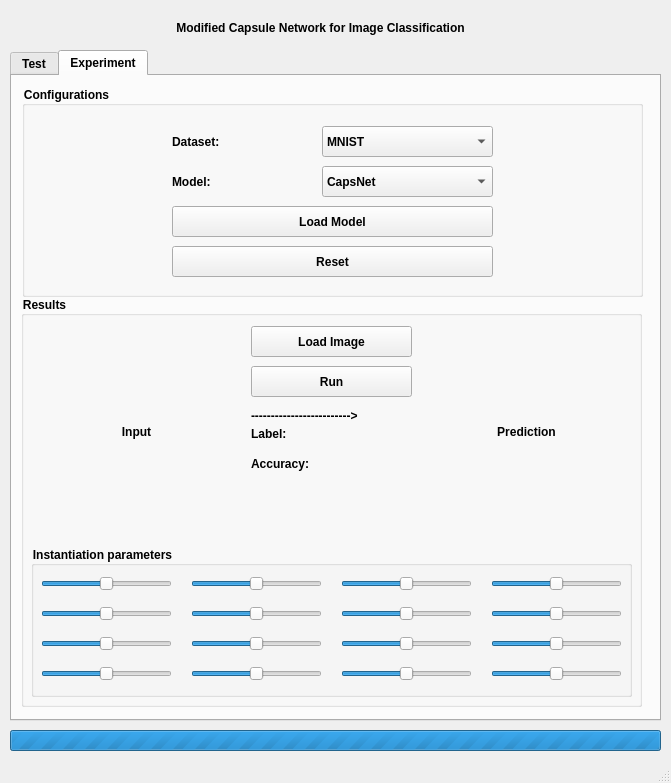
<?xml version="1.0" encoding="UTF-8"?>
<ui version="4.0">
 <class>MainWindow</class>
 <widget class="QMainWindow" name="MainWindow">
  <property name="geometry">
   <rect>
    <x>0</x>
    <y>0</y>
    <width>671</width>
    <height>783</height>
   </rect>
  </property>
  <property name="font">
   <font>
    <family>Segoe UI</family>
    <weight>75</weight>
    <bold>true</bold>
   </font>
  </property>
  <property name="windowTitle">
   <string>Experiment Program</string>
  </property>
  <widget class="QWidget" name="centralwidget">
   <widget class="QTabWidget" name="tabWidget">
    <property name="geometry">
     <rect>
      <x>10</x>
      <y>50</y>
      <width>651</width>
      <height>671</height>
     </rect>
    </property>
    <property name="font">
     <font>
      <family>Segoe UI</family>
      <pointsize>9</pointsize>
      <weight>75</weight>
      <bold>true</bold>
     </font>
    </property>
    <property name="layoutDirection">
     <enum>Qt::LeftToRight</enum>
    </property>
    <property name="styleSheet">
     <string notr="true">alternate-background-color: rgb(225, 225, 225);
alternate-background-color: rgb(217, 217, 217);</string>
    </property>
    <property name="tabPosition">
     <enum>QTabWidget::North</enum>
    </property>
    <property name="tabShape">
     <enum>QTabWidget::Rounded</enum>
    </property>
    <property name="currentIndex">
     <number>1</number>
    </property>
    <property name="iconSize">
     <size>
      <width>20</width>
      <height>20</height>
     </size>
    </property>
    <widget class="QWidget" name="tab_2">
     <attribute name="title">
      <string>Test</string>
     </attribute>
     <widget class="QGroupBox" name="groupBox_2">
      <property name="geometry">
       <rect>
        <x>10</x>
        <y>10</y>
        <width>621</width>
        <height>221</height>
       </rect>
      </property>
      <property name="font">
       <font>
        <family>Segoe UI</family>
        <pointsize>9</pointsize>
        <weight>75</weight>
        <bold>true</bold>
       </font>
      </property>
      <property name="title">
       <string>Configurations</string>
      </property>
      <widget class="QLabel" name="label_Test_dataset">
       <property name="geometry">
        <rect>
         <x>150</x>
         <y>40</y>
         <width>141</width>
         <height>31</height>
        </rect>
       </property>
       <property name="font">
        <font>
         <family>Segoe UI</family>
         <pointsize>9</pointsize>
         <weight>75</weight>
         <bold>true</bold>
        </font>
       </property>
       <property name="text">
        <string>Dataset:</string>
       </property>
      </widget>
      <widget class="QComboBox" name="cb_Test_dataset">
       <property name="geometry">
        <rect>
         <x>300</x>
         <y>40</y>
         <width>171</width>
         <height>31</height>
        </rect>
       </property>
       <property name="font">
        <font>
         <family>Segoe UI</family>
         <pointsize>9</pointsize>
         <weight>75</weight>
         <bold>true</bold>
        </font>
       </property>
       <property name="styleSheet">
        <string notr="true">alternate-background-color: rgb(225, 225, 225);</string>
       </property>
       <item>
        <property name="text">
         <string>MNIST</string>
        </property>
       </item>
       <item>
        <property name="text">
         <string>SMALLNORB</string>
        </property>
       </item>
       <item>
        <property name="text">
         <string>CIFAR10</string>
        </property>
       </item>
      </widget>
      <widget class="QPushButton" name="pb_Test_load">
       <property name="geometry">
        <rect>
         <x>150</x>
         <y>160</y>
         <width>321</width>
         <height>31</height>
        </rect>
       </property>
       <property name="font">
        <font>
         <family>Segoe UI</family>
         <pointsize>9</pointsize>
         <weight>75</weight>
         <bold>true</bold>
        </font>
       </property>
       <property name="text">
        <string>Load Model</string>
       </property>
      </widget>
      <widget class="QLabel" name="label_Test_model">
       <property name="geometry">
        <rect>
         <x>150</x>
         <y>80</y>
         <width>141</width>
         <height>31</height>
        </rect>
       </property>
       <property name="font">
        <font>
         <family>Segoe UI</family>
         <pointsize>9</pointsize>
         <weight>75</weight>
         <bold>true</bold>
        </font>
       </property>
       <property name="text">
        <string>Model:</string>
       </property>
      </widget>
      <widget class="QComboBox" name="cb_Test_model">
       <property name="geometry">
        <rect>
         <x>300</x>
         <y>80</y>
         <width>171</width>
         <height>31</height>
        </rect>
       </property>
       <property name="font">
        <font>
         <family>Segoe UI</family>
         <pointsize>9</pointsize>
         <weight>75</weight>
         <bold>true</bold>
        </font>
       </property>
       <item>
        <property name="text">
         <string>CapsNet</string>
        </property>
       </item>
       <item>
        <property name="text">
         <string>Modified CapsNet</string>
        </property>
       </item>
      </widget>
      <widget class="QLabel" name="label_Test_nimg">
       <property name="geometry">
        <rect>
         <x>150</x>
         <y>120</y>
         <width>141</width>
         <height>31</height>
        </rect>
       </property>
       <property name="font">
        <font>
         <family>Segoe UI</family>
         <pointsize>9</pointsize>
         <weight>75</weight>
         <bold>true</bold>
        </font>
       </property>
       <property name="text">
        <string>Images to plot:</string>
       </property>
      </widget>
      <widget class="QLineEdit" name="le_Test_nimg">
       <property name="geometry">
        <rect>
         <x>300</x>
         <y>120</y>
         <width>171</width>
         <height>31</height>
        </rect>
       </property>
       <property name="font">
        <font>
         <family>Segoe UI</family>
         <pointsize>9</pointsize>
         <weight>75</weight>
         <bold>true</bold>
        </font>
       </property>
       <property name="text">
        <string>9</string>
       </property>
      </widget>
     </widget>
     <widget class="QGroupBox" name="groupBox_5">
      <property name="geometry">
       <rect>
        <x>10</x>
        <y>230</y>
        <width>621</width>
        <height>191</height>
       </rect>
      </property>
      <property name="font">
       <font>
        <family>Segoe UI</family>
        <pointsize>9</pointsize>
        <weight>75</weight>
        <bold>true</bold>
       </font>
      </property>
      <property name="title">
       <string>Result</string>
      </property>
      <widget class="QLabel" name="label_Test_acc">
       <property name="geometry">
        <rect>
         <x>150</x>
         <y>40</y>
         <width>141</width>
         <height>31</height>
        </rect>
       </property>
       <property name="font">
        <font>
         <family>Segoe UI</family>
         <pointsize>9</pointsize>
         <weight>75</weight>
         <bold>true</bold>
        </font>
       </property>
       <property name="text">
        <string>Accuracy:</string>
       </property>
      </widget>
      <widget class="QLabel" name="label_Test_err">
       <property name="geometry">
        <rect>
         <x>150</x>
         <y>80</y>
         <width>141</width>
         <height>31</height>
        </rect>
       </property>
       <property name="font">
        <font>
         <family>Segoe UI</family>
         <pointsize>9</pointsize>
         <weight>75</weight>
         <bold>true</bold>
        </font>
       </property>
       <property name="text">
        <string>Error rate:</string>
       </property>
      </widget>
      <widget class="QLineEdit" name="le_Test_acc">
       <property name="geometry">
        <rect>
         <x>300</x>
         <y>40</y>
         <width>171</width>
         <height>31</height>
        </rect>
       </property>
       <property name="font">
        <font>
         <family>Segoe UI</family>
         <pointsize>9</pointsize>
         <weight>75</weight>
         <bold>true</bold>
        </font>
       </property>
      </widget>
      <widget class="QLineEdit" name="le_Test_err">
       <property name="geometry">
        <rect>
         <x>300</x>
         <y>80</y>
         <width>171</width>
         <height>31</height>
        </rect>
       </property>
       <property name="font">
        <font>
         <family>Segoe UI</family>
         <pointsize>9</pointsize>
         <weight>75</weight>
         <bold>true</bold>
        </font>
       </property>
      </widget>
      <widget class="QPushButton" name="pb_Test_test">
       <property name="geometry">
        <rect>
         <x>150</x>
         <y>120</y>
         <width>321</width>
         <height>31</height>
        </rect>
       </property>
       <property name="font">
        <font>
         <family>Segoe UI</family>
         <pointsize>9</pointsize>
         <weight>75</weight>
         <bold>true</bold>
        </font>
       </property>
       <property name="text">
        <string>Test</string>
       </property>
      </widget>
     </widget>
    </widget>
    <widget class="QWidget" name="tab_5">
     <attribute name="title">
      <string>Experiment</string>
     </attribute>
     <widget class="QGroupBox" name="groupBox_3">
      <property name="geometry">
       <rect>
        <x>10</x>
        <y>10</y>
        <width>621</width>
        <height>211</height>
       </rect>
      </property>
      <property name="font">
       <font>
        <family>Segoe UI</family>
        <pointsize>9</pointsize>
        <weight>75</weight>
        <bold>true</bold>
       </font>
      </property>
      <property name="title">
       <string>Configurations</string>
      </property>
      <widget class="QLabel" name="label_Exp_dataset">
       <property name="geometry">
        <rect>
         <x>150</x>
         <y>40</y>
         <width>141</width>
         <height>31</height>
        </rect>
       </property>
       <property name="font">
        <font>
         <family>Segoe UI</family>
         <pointsize>9</pointsize>
         <weight>75</weight>
         <bold>true</bold>
        </font>
       </property>
       <property name="text">
        <string>Dataset:</string>
       </property>
      </widget>
      <widget class="QComboBox" name="cb_Exp_dataset">
       <property name="geometry">
        <rect>
         <x>300</x>
         <y>40</y>
         <width>171</width>
         <height>31</height>
        </rect>
       </property>
       <property name="font">
        <font>
         <family>Segoe UI</family>
         <pointsize>9</pointsize>
         <weight>75</weight>
         <bold>true</bold>
        </font>
       </property>
       <item>
        <property name="text">
         <string>MNIST</string>
        </property>
       </item>
       <item>
        <property name="text">
         <string>SMALLNORB</string>
        </property>
       </item>
       <item>
        <property name="text">
         <string>CIFAR10</string>
        </property>
       </item>
      </widget>
      <widget class="QComboBox" name="cb_Exp_model">
       <property name="geometry">
        <rect>
         <x>300</x>
         <y>80</y>
         <width>171</width>
         <height>31</height>
        </rect>
       </property>
       <property name="font">
        <font>
         <family>Segoe UI</family>
         <pointsize>9</pointsize>
         <weight>75</weight>
         <bold>true</bold>
        </font>
       </property>
       <item>
        <property name="text">
         <string>CapsNet</string>
        </property>
       </item>
       <item>
        <property name="text">
         <string>Modified CapsNet</string>
        </property>
       </item>
      </widget>
      <widget class="QLabel" name="label_Exp_model">
       <property name="geometry">
        <rect>
         <x>150</x>
         <y>80</y>
         <width>141</width>
         <height>31</height>
        </rect>
       </property>
       <property name="font">
        <font>
         <family>Segoe UI</family>
         <pointsize>9</pointsize>
         <weight>75</weight>
         <bold>true</bold>
        </font>
       </property>
       <property name="text">
        <string>Model:</string>
       </property>
      </widget>
      <widget class="QPushButton" name="pb_Exp_reset">
       <property name="geometry">
        <rect>
         <x>150</x>
         <y>160</y>
         <width>321</width>
         <height>31</height>
        </rect>
       </property>
       <property name="font">
        <font>
         <family>Segoe UI</family>
         <pointsize>9</pointsize>
         <weight>75</weight>
         <bold>true</bold>
        </font>
       </property>
       <property name="text">
        <string>Reset</string>
       </property>
      </widget>
      <widget class="QPushButton" name="pb_Exp_loadModel">
       <property name="geometry">
        <rect>
         <x>150</x>
         <y>120</y>
         <width>321</width>
         <height>31</height>
        </rect>
       </property>
       <property name="font">
        <font>
         <family>Segoe UI</family>
         <pointsize>9</pointsize>
         <weight>75</weight>
         <bold>true</bold>
        </font>
       </property>
       <property name="text">
        <string>Load Model</string>
       </property>
      </widget>
     </widget>
     <widget class="QGroupBox" name="groupBox">
      <property name="geometry">
       <rect>
        <x>9</x>
        <y>220</y>
        <width>621</width>
        <height>411</height>
       </rect>
      </property>
      <property name="font">
       <font>
        <family>Segoe UI</family>
        <pointsize>9</pointsize>
        <weight>75</weight>
        <bold>true</bold>
       </font>
      </property>
      <property name="title">
       <string>Results</string>
      </property>
      <widget class="QLabel" name="label_Exp_img">
       <property name="geometry">
        <rect>
         <x>10</x>
         <y>30</y>
         <width>211</width>
         <height>211</height>
        </rect>
       </property>
       <property name="font">
        <font>
         <family>Segoe UI</family>
         <pointsize>9</pointsize>
         <weight>75</weight>
         <bold>true</bold>
        </font>
       </property>
       <property name="styleSheet">
        <string notr="true">background-color: rgb(248, 248, 248);</string>
       </property>
       <property name="text">
        <string>Input</string>
       </property>
       <property name="alignment">
        <set>Qt::AlignCenter</set>
       </property>
      </widget>
      <widget class="QLabel" name="label_Exp_img2">
       <property name="geometry">
        <rect>
         <x>400</x>
         <y>30</y>
         <width>211</width>
         <height>211</height>
        </rect>
       </property>
       <property name="font">
        <font>
         <family>Segoe UI</family>
         <pointsize>9</pointsize>
         <weight>75</weight>
         <bold>true</bold>
        </font>
       </property>
       <property name="styleSheet">
        <string notr="true">background-color: rgb(248, 248, 248);</string>
       </property>
       <property name="text">
        <string>Prediction</string>
       </property>
       <property name="alignment">
        <set>Qt::AlignCenter</set>
       </property>
      </widget>
      <widget class="QLabel" name="label_2">
       <property name="geometry">
        <rect>
         <x>230</x>
         <y>110</y>
         <width>161</width>
         <height>20</height>
        </rect>
       </property>
       <property name="font">
        <font>
         <family>Segoe UI</family>
         <pointsize>9</pointsize>
         <weight>75</weight>
         <bold>true</bold>
        </font>
       </property>
       <property name="text">
        <string>&lt;html&gt;&lt;head/&gt;&lt;body&gt;&lt;p&gt;&lt;span style=&quot; font-size:9pt;&quot;&gt;-------------------------&amp;gt;&lt;/span&gt;&lt;/p&gt;&lt;/body&gt;&lt;/html&gt;</string>
       </property>
      </widget>
      <widget class="QLabel" name="label_Exp_acc">
       <property name="geometry">
        <rect>
         <x>230</x>
         <y>160</y>
         <width>161</width>
         <height>16</height>
        </rect>
       </property>
       <property name="font">
        <font>
         <family>Segoe UI</family>
         <pointsize>9</pointsize>
         <weight>75</weight>
         <bold>true</bold>
        </font>
       </property>
       <property name="text">
        <string>Accuracy: </string>
       </property>
      </widget>
      <widget class="QLabel" name="label_Exp_class">
       <property name="geometry">
        <rect>
         <x>230</x>
         <y>130</y>
         <width>161</width>
         <height>16</height>
        </rect>
       </property>
       <property name="font">
        <font>
         <family>Segoe UI</family>
         <pointsize>9</pointsize>
         <weight>75</weight>
         <bold>true</bold>
        </font>
       </property>
       <property name="text">
        <string>Label:</string>
       </property>
      </widget>
      <widget class="QGroupBox" name="groupBox_4">
       <property name="geometry">
        <rect>
         <x>10</x>
         <y>250</y>
         <width>601</width>
         <height>151</height>
        </rect>
       </property>
       <property name="font">
        <font>
         <family>Segoe UI</family>
         <pointsize>9</pointsize>
         <weight>75</weight>
         <bold>true</bold>
        </font>
       </property>
       <property name="title">
        <string>Instantiation parameters</string>
       </property>
       <widget class="QSlider" name="hs_Exp_1">
        <property name="geometry">
         <rect>
          <x>10</x>
          <y>30</y>
          <width>131</width>
          <height>16</height>
         </rect>
        </property>
        <property name="font">
         <font>
          <family>Segoe UI</family>
          <pointsize>9</pointsize>
         </font>
        </property>
        <property name="minimum">
         <number>-10</number>
        </property>
        <property name="maximum">
         <number>10</number>
        </property>
        <property name="pageStep">
         <number>1</number>
        </property>
        <property name="orientation">
         <enum>Qt::Horizontal</enum>
        </property>
        <property name="invertedAppearance">
         <bool>false</bool>
        </property>
        <property name="invertedControls">
         <bool>false</bool>
        </property>
        <property name="tickPosition">
         <enum>QSlider::NoTicks</enum>
        </property>
       </widget>
       <widget class="QSlider" name="hs_Exp_2">
        <property name="geometry">
         <rect>
          <x>10</x>
          <y>60</y>
          <width>131</width>
          <height>16</height>
         </rect>
        </property>
        <property name="font">
         <font>
          <family>Segoe UI</family>
          <pointsize>9</pointsize>
         </font>
        </property>
        <property name="minimum">
         <number>-10</number>
        </property>
        <property name="maximum">
         <number>10</number>
        </property>
        <property name="pageStep">
         <number>1</number>
        </property>
        <property name="orientation">
         <enum>Qt::Horizontal</enum>
        </property>
        <property name="invertedAppearance">
         <bool>false</bool>
        </property>
        <property name="invertedControls">
         <bool>false</bool>
        </property>
        <property name="tickPosition">
         <enum>QSlider::NoTicks</enum>
        </property>
       </widget>
       <widget class="QSlider" name="hs_Exp_3">
        <property name="geometry">
         <rect>
          <x>10</x>
          <y>90</y>
          <width>131</width>
          <height>16</height>
         </rect>
        </property>
        <property name="font">
         <font>
          <family>Segoe UI</family>
          <pointsize>9</pointsize>
         </font>
        </property>
        <property name="minimum">
         <number>-10</number>
        </property>
        <property name="maximum">
         <number>10</number>
        </property>
        <property name="pageStep">
         <number>1</number>
        </property>
        <property name="orientation">
         <enum>Qt::Horizontal</enum>
        </property>
        <property name="invertedAppearance">
         <bool>false</bool>
        </property>
        <property name="invertedControls">
         <bool>false</bool>
        </property>
        <property name="tickPosition">
         <enum>QSlider::NoTicks</enum>
        </property>
       </widget>
       <widget class="QSlider" name="hs_Exp_4">
        <property name="geometry">
         <rect>
          <x>10</x>
          <y>120</y>
          <width>131</width>
          <height>16</height>
         </rect>
        </property>
        <property name="font">
         <font>
          <family>Segoe UI</family>
          <pointsize>9</pointsize>
         </font>
        </property>
        <property name="minimum">
         <number>-10</number>
        </property>
        <property name="maximum">
         <number>10</number>
        </property>
        <property name="pageStep">
         <number>1</number>
        </property>
        <property name="orientation">
         <enum>Qt::Horizontal</enum>
        </property>
        <property name="invertedAppearance">
         <bool>false</bool>
        </property>
        <property name="invertedControls">
         <bool>false</bool>
        </property>
        <property name="tickPosition">
         <enum>QSlider::NoTicks</enum>
        </property>
       </widget>
       <widget class="QSlider" name="hs_Exp_5">
        <property name="geometry">
         <rect>
          <x>160</x>
          <y>30</y>
          <width>131</width>
          <height>16</height>
         </rect>
        </property>
        <property name="font">
         <font>
          <family>Segoe UI</family>
          <pointsize>9</pointsize>
         </font>
        </property>
        <property name="minimum">
         <number>-10</number>
        </property>
        <property name="maximum">
         <number>10</number>
        </property>
        <property name="pageStep">
         <number>1</number>
        </property>
        <property name="orientation">
         <enum>Qt::Horizontal</enum>
        </property>
        <property name="invertedAppearance">
         <bool>false</bool>
        </property>
        <property name="invertedControls">
         <bool>false</bool>
        </property>
        <property name="tickPosition">
         <enum>QSlider::NoTicks</enum>
        </property>
       </widget>
       <widget class="QSlider" name="hs_Exp_7">
        <property name="geometry">
         <rect>
          <x>160</x>
          <y>90</y>
          <width>131</width>
          <height>16</height>
         </rect>
        </property>
        <property name="font">
         <font>
          <family>Segoe UI</family>
          <pointsize>9</pointsize>
         </font>
        </property>
        <property name="minimum">
         <number>-10</number>
        </property>
        <property name="maximum">
         <number>10</number>
        </property>
        <property name="pageStep">
         <number>1</number>
        </property>
        <property name="orientation">
         <enum>Qt::Horizontal</enum>
        </property>
        <property name="invertedAppearance">
         <bool>false</bool>
        </property>
        <property name="invertedControls">
         <bool>false</bool>
        </property>
        <property name="tickPosition">
         <enum>QSlider::NoTicks</enum>
        </property>
       </widget>
       <widget class="QSlider" name="hs_Exp_8">
        <property name="geometry">
         <rect>
          <x>160</x>
          <y>120</y>
          <width>131</width>
          <height>16</height>
         </rect>
        </property>
        <property name="font">
         <font>
          <family>Segoe UI</family>
          <pointsize>9</pointsize>
         </font>
        </property>
        <property name="minimum">
         <number>-10</number>
        </property>
        <property name="maximum">
         <number>10</number>
        </property>
        <property name="pageStep">
         <number>1</number>
        </property>
        <property name="orientation">
         <enum>Qt::Horizontal</enum>
        </property>
        <property name="invertedAppearance">
         <bool>false</bool>
        </property>
        <property name="invertedControls">
         <bool>false</bool>
        </property>
        <property name="tickPosition">
         <enum>QSlider::NoTicks</enum>
        </property>
       </widget>
       <widget class="QSlider" name="hs_Exp_6">
        <property name="geometry">
         <rect>
          <x>160</x>
          <y>60</y>
          <width>131</width>
          <height>16</height>
         </rect>
        </property>
        <property name="font">
         <font>
          <family>Segoe UI</family>
          <pointsize>9</pointsize>
         </font>
        </property>
        <property name="minimum">
         <number>-10</number>
        </property>
        <property name="maximum">
         <number>10</number>
        </property>
        <property name="pageStep">
         <number>1</number>
        </property>
        <property name="orientation">
         <enum>Qt::Horizontal</enum>
        </property>
        <property name="invertedAppearance">
         <bool>false</bool>
        </property>
        <property name="invertedControls">
         <bool>false</bool>
        </property>
        <property name="tickPosition">
         <enum>QSlider::NoTicks</enum>
        </property>
       </widget>
       <widget class="QSlider" name="hs_Exp_9">
        <property name="geometry">
         <rect>
          <x>310</x>
          <y>30</y>
          <width>131</width>
          <height>16</height>
         </rect>
        </property>
        <property name="font">
         <font>
          <family>Segoe UI</family>
          <pointsize>9</pointsize>
         </font>
        </property>
        <property name="minimum">
         <number>-10</number>
        </property>
        <property name="maximum">
         <number>10</number>
        </property>
        <property name="pageStep">
         <number>1</number>
        </property>
        <property name="orientation">
         <enum>Qt::Horizontal</enum>
        </property>
        <property name="invertedAppearance">
         <bool>false</bool>
        </property>
        <property name="invertedControls">
         <bool>false</bool>
        </property>
        <property name="tickPosition">
         <enum>QSlider::NoTicks</enum>
        </property>
       </widget>
       <widget class="QSlider" name="hs_Exp_11">
        <property name="geometry">
         <rect>
          <x>310</x>
          <y>90</y>
          <width>131</width>
          <height>16</height>
         </rect>
        </property>
        <property name="font">
         <font>
          <family>Segoe UI</family>
          <pointsize>9</pointsize>
         </font>
        </property>
        <property name="minimum">
         <number>-10</number>
        </property>
        <property name="maximum">
         <number>10</number>
        </property>
        <property name="pageStep">
         <number>1</number>
        </property>
        <property name="orientation">
         <enum>Qt::Horizontal</enum>
        </property>
        <property name="invertedAppearance">
         <bool>false</bool>
        </property>
        <property name="invertedControls">
         <bool>false</bool>
        </property>
        <property name="tickPosition">
         <enum>QSlider::NoTicks</enum>
        </property>
       </widget>
       <widget class="QSlider" name="hs_Exp_12">
        <property name="geometry">
         <rect>
          <x>310</x>
          <y>120</y>
          <width>131</width>
          <height>16</height>
         </rect>
        </property>
        <property name="font">
         <font>
          <family>Segoe UI</family>
          <pointsize>9</pointsize>
         </font>
        </property>
        <property name="minimum">
         <number>-10</number>
        </property>
        <property name="maximum">
         <number>10</number>
        </property>
        <property name="pageStep">
         <number>1</number>
        </property>
        <property name="orientation">
         <enum>Qt::Horizontal</enum>
        </property>
        <property name="invertedAppearance">
         <bool>false</bool>
        </property>
        <property name="invertedControls">
         <bool>false</bool>
        </property>
        <property name="tickPosition">
         <enum>QSlider::NoTicks</enum>
        </property>
       </widget>
       <widget class="QSlider" name="hs_Exp_10">
        <property name="geometry">
         <rect>
          <x>310</x>
          <y>60</y>
          <width>131</width>
          <height>16</height>
         </rect>
        </property>
        <property name="font">
         <font>
          <family>Segoe UI</family>
          <pointsize>9</pointsize>
         </font>
        </property>
        <property name="minimum">
         <number>-10</number>
        </property>
        <property name="maximum">
         <number>10</number>
        </property>
        <property name="pageStep">
         <number>1</number>
        </property>
        <property name="orientation">
         <enum>Qt::Horizontal</enum>
        </property>
        <property name="invertedAppearance">
         <bool>false</bool>
        </property>
        <property name="invertedControls">
         <bool>false</bool>
        </property>
        <property name="tickPosition">
         <enum>QSlider::NoTicks</enum>
        </property>
       </widget>
       <widget class="QSlider" name="hs_Exp_13">
        <property name="geometry">
         <rect>
          <x>460</x>
          <y>30</y>
          <width>131</width>
          <height>16</height>
         </rect>
        </property>
        <property name="font">
         <font>
          <family>Segoe UI</family>
          <pointsize>9</pointsize>
         </font>
        </property>
        <property name="minimum">
         <number>-10</number>
        </property>
        <property name="maximum">
         <number>10</number>
        </property>
        <property name="pageStep">
         <number>1</number>
        </property>
        <property name="orientation">
         <enum>Qt::Horizontal</enum>
        </property>
        <property name="invertedAppearance">
         <bool>false</bool>
        </property>
        <property name="invertedControls">
         <bool>false</bool>
        </property>
        <property name="tickPosition">
         <enum>QSlider::NoTicks</enum>
        </property>
       </widget>
       <widget class="QSlider" name="hs_Exp_15">
        <property name="geometry">
         <rect>
          <x>460</x>
          <y>90</y>
          <width>131</width>
          <height>16</height>
         </rect>
        </property>
        <property name="font">
         <font>
          <family>Segoe UI</family>
          <pointsize>9</pointsize>
         </font>
        </property>
        <property name="minimum">
         <number>-10</number>
        </property>
        <property name="maximum">
         <number>10</number>
        </property>
        <property name="pageStep">
         <number>1</number>
        </property>
        <property name="orientation">
         <enum>Qt::Horizontal</enum>
        </property>
        <property name="invertedAppearance">
         <bool>false</bool>
        </property>
        <property name="invertedControls">
         <bool>false</bool>
        </property>
        <property name="tickPosition">
         <enum>QSlider::NoTicks</enum>
        </property>
       </widget>
       <widget class="QSlider" name="hs_Exp_16">
        <property name="geometry">
         <rect>
          <x>460</x>
          <y>120</y>
          <width>131</width>
          <height>16</height>
         </rect>
        </property>
        <property name="font">
         <font>
          <family>Segoe UI</family>
          <pointsize>9</pointsize>
         </font>
        </property>
        <property name="minimum">
         <number>-10</number>
        </property>
        <property name="maximum">
         <number>10</number>
        </property>
        <property name="pageStep">
         <number>1</number>
        </property>
        <property name="orientation">
         <enum>Qt::Horizontal</enum>
        </property>
        <property name="invertedAppearance">
         <bool>false</bool>
        </property>
        <property name="invertedControls">
         <bool>false</bool>
        </property>
        <property name="tickPosition">
         <enum>QSlider::NoTicks</enum>
        </property>
       </widget>
       <widget class="QSlider" name="hs_Exp_14">
        <property name="geometry">
         <rect>
          <x>460</x>
          <y>60</y>
          <width>131</width>
          <height>16</height>
         </rect>
        </property>
        <property name="font">
         <font>
          <family>Segoe UI</family>
          <pointsize>9</pointsize>
         </font>
        </property>
        <property name="minimum">
         <number>-10</number>
        </property>
        <property name="maximum">
         <number>10</number>
        </property>
        <property name="pageStep">
         <number>1</number>
        </property>
        <property name="orientation">
         <enum>Qt::Horizontal</enum>
        </property>
        <property name="invertedAppearance">
         <bool>false</bool>
        </property>
        <property name="invertedControls">
         <bool>false</bool>
        </property>
        <property name="tickPosition">
         <enum>QSlider::NoTicks</enum>
        </property>
       </widget>
      </widget>
      <widget class="QPushButton" name="pb_Exp_run">
       <property name="geometry">
        <rect>
         <x>230</x>
         <y>70</y>
         <width>161</width>
         <height>31</height>
        </rect>
       </property>
       <property name="font">
        <font>
         <family>Segoe UI</family>
         <pointsize>9</pointsize>
         <weight>75</weight>
         <bold>true</bold>
        </font>
       </property>
       <property name="text">
        <string>Run</string>
       </property>
      </widget>
      <widget class="QPushButton" name="pb_Exp_loadImg">
       <property name="geometry">
        <rect>
         <x>230</x>
         <y>30</y>
         <width>161</width>
         <height>31</height>
        </rect>
       </property>
       <property name="font">
        <font>
         <family>Segoe UI</family>
         <pointsize>9</pointsize>
         <weight>75</weight>
         <bold>true</bold>
        </font>
       </property>
       <property name="text">
        <string>Load Image</string>
       </property>
      </widget>
     </widget>
    </widget>
   </widget>
   <widget class="QLabel" name="label">
    <property name="geometry">
     <rect>
      <x>140</x>
      <y>20</y>
      <width>361</width>
      <height>16</height>
     </rect>
    </property>
    <property name="font">
     <font>
      <family>Segoe UI</family>
      <pointsize>9</pointsize>
      <weight>75</weight>
      <bold>true</bold>
     </font>
    </property>
    <property name="text">
     <string>Modified Capsule Network for Image Classification</string>
    </property>
    <property name="alignment">
     <set>Qt::AlignCenter</set>
    </property>
   </widget>
   <widget class="QProgressBar" name="progBar">
    <property name="enabled">
     <bool>true</bool>
    </property>
    <property name="geometry">
     <rect>
      <x>10</x>
      <y>730</y>
      <width>651</width>
      <height>21</height>
     </rect>
    </property>
    <property name="sizePolicy">
     <sizepolicy hsizetype="Expanding" vsizetype="Expanding">
      <horstretch>0</horstretch>
      <verstretch>0</verstretch>
     </sizepolicy>
    </property>
    <property name="font">
     <font>
      <family>Segoe UI</family>
      <pointsize>9</pointsize>
      <weight>75</weight>
      <bold>true</bold>
     </font>
    </property>
    <property name="autoFillBackground">
     <bool>false</bool>
    </property>
    <property name="maximum">
     <number>0</number>
    </property>
    <property name="value">
     <number>-1</number>
    </property>
    <property name="textVisible">
     <bool>false</bool>
    </property>
    <property name="orientation">
     <enum>Qt::Horizontal</enum>
    </property>
    <property name="invertedAppearance">
     <bool>false</bool>
    </property>
    <property name="textDirection">
     <enum>QProgressBar::TopToBottom</enum>
    </property>
   </widget>
  </widget>
  <widget class="QStatusBar" name="statusbar"/>
 </widget>
 <resources/>
 <connections/>
</ui>
